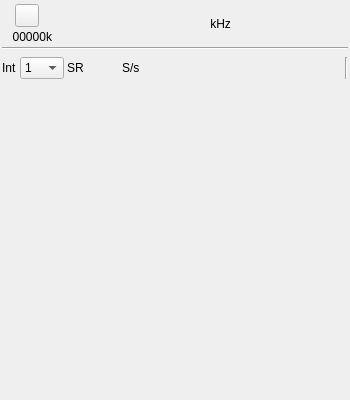
<?xml version="1.0" encoding="UTF-8"?>
<ui version="4.0">
 <class>TestSinkGui</class>
 <widget class="QWidget" name="TestSinkGui">
  <property name="geometry">
   <rect>
    <x>0</x>
    <y>0</y>
    <width>350</width>
    <height>400</height>
   </rect>
  </property>
  <property name="sizePolicy">
   <sizepolicy hsizetype="Minimum" vsizetype="Minimum">
    <horstretch>0</horstretch>
    <verstretch>0</verstretch>
   </sizepolicy>
  </property>
  <property name="minimumSize">
   <size>
    <width>350</width>
    <height>400</height>
   </size>
  </property>
  <property name="font">
   <font>
    <family>Liberation Sans</family>
    <pointsize>9</pointsize>
   </font>
  </property>
  <property name="windowTitle">
   <string>Test Sink</string>
  </property>
  <layout class="QVBoxLayout" name="verticalLayout">
   <property name="spacing">
    <number>3</number>
   </property>
   <property name="leftMargin">
    <number>2</number>
   </property>
   <property name="topMargin">
    <number>2</number>
   </property>
   <property name="rightMargin">
    <number>2</number>
   </property>
   <property name="bottomMargin">
    <number>2</number>
   </property>
   <item>
    <layout class="QHBoxLayout" name="horizontalLayout_freq">
     <property name="topMargin">
      <number>2</number>
     </property>
     <item>
      <layout class="QVBoxLayout" name="deviceUILayout">
       <item>
        <layout class="QHBoxLayout" name="deviceButtonsLayout">
         <item>
          <widget class="ButtonSwitch" name="startStop">
           <property name="toolTip">
            <string>start/stop generation</string>
           </property>
           <property name="text">
            <string/>
           </property>
           <property name="icon">
            <iconset resource="../../../sdrgui/resources/res.qrc">
             <normaloff>:/play.png</normaloff>
             <normalon>:/stop.png</normalon>:/play.png</iconset>
           </property>
          </widget>
         </item>
        </layout>
       </item>
       <item>
        <layout class="QHBoxLayout" name="deviceRateLayout">
         <item>
          <widget class="QLabel" name="deviceRateText">
           <property name="minimumSize">
            <size>
             <width>50</width>
             <height>0</height>
            </size>
           </property>
           <property name="toolTip">
            <string>I/Q sample rate kS/s</string>
           </property>
           <property name="text">
            <string>00000k</string>
           </property>
           <property name="alignment">
            <set>Qt::AlignRight|Qt::AlignTrailing|Qt::AlignVCenter</set>
           </property>
          </widget>
         </item>
        </layout>
       </item>
      </layout>
     </item>
     <item>
      <spacer name="freqLeftSpacer">
       <property name="orientation">
        <enum>Qt::Horizontal</enum>
       </property>
       <property name="sizeHint" stdset="0">
        <size>
         <width>0</width>
         <height>0</height>
        </size>
       </property>
      </spacer>
     </item>
     <item>
      <widget class="ValueDial" name="centerFrequency" native="true">
       <property name="enabled">
        <bool>true</bool>
       </property>
       <property name="sizePolicy">
        <sizepolicy hsizetype="Maximum" vsizetype="Maximum">
         <horstretch>0</horstretch>
         <verstretch>0</verstretch>
        </sizepolicy>
       </property>
       <property name="minimumSize">
        <size>
         <width>32</width>
         <height>16</height>
        </size>
       </property>
       <property name="font">
        <font>
         <family>Liberation Mono</family>
         <pointsize>16</pointsize>
        </font>
       </property>
       <property name="cursor">
        <cursorShape>PointingHandCursor</cursorShape>
       </property>
       <property name="focusPolicy">
        <enum>Qt::StrongFocus</enum>
       </property>
       <property name="toolTip">
        <string>Record center frequency in kHz</string>
       </property>
      </widget>
     </item>
     <item>
      <widget class="QLabel" name="freqUnits">
       <property name="text">
        <string> kHz</string>
       </property>
      </widget>
     </item>
     <item>
      <spacer name="freqRightlSpacer">
       <property name="orientation">
        <enum>Qt::Horizontal</enum>
       </property>
       <property name="sizeHint" stdset="0">
        <size>
         <width>0</width>
         <height>0</height>
        </size>
       </property>
      </spacer>
     </item>
    </layout>
   </item>
   <item>
    <widget class="Line" name="line_rate">
     <property name="orientation">
      <enum>Qt::Horizontal</enum>
     </property>
    </widget>
   </item>
   <item>
    <layout class="QHBoxLayout" name="rateControlLayout">
     <property name="topMargin">
      <number>4</number>
     </property>
     <item>
      <widget class="QLabel" name="interpLabel">
       <property name="text">
        <string>Int</string>
       </property>
      </widget>
     </item>
     <item>
      <widget class="QComboBox" name="interp">
       <property name="toolTip">
        <string>Interpolation</string>
       </property>
       <item>
        <property name="text">
         <string>1</string>
        </property>
       </item>
       <item>
        <property name="text">
         <string>2</string>
        </property>
       </item>
       <item>
        <property name="text">
         <string>4</string>
        </property>
       </item>
       <item>
        <property name="text">
         <string>8</string>
        </property>
       </item>
       <item>
        <property name="text">
         <string>16</string>
        </property>
       </item>
       <item>
        <property name="text">
         <string>32</string>
        </property>
       </item>
       <item>
        <property name="text">
         <string>64</string>
        </property>
       </item>
      </widget>
     </item>
     <item>
      <widget class="QLabel" name="sampleRateLabel">
       <property name="text">
        <string>SR</string>
       </property>
      </widget>
     </item>
     <item>
      <widget class="ValueDial" name="sampleRate" native="true">
       <property name="sizePolicy">
        <sizepolicy hsizetype="Maximum" vsizetype="Maximum">
         <horstretch>0</horstretch>
         <verstretch>0</verstretch>
        </sizepolicy>
       </property>
       <property name="minimumSize">
        <size>
         <width>32</width>
         <height>16</height>
        </size>
       </property>
       <property name="font">
        <font>
         <family>Liberation Mono</family>
         <pointsize>12</pointsize>
        </font>
       </property>
       <property name="cursor">
        <cursorShape>PointingHandCursor</cursorShape>
       </property>
      </widget>
     </item>
     <item>
      <widget class="QLabel" name="sampleRateUnit">
       <property name="text">
        <string>S/s</string>
       </property>
      </widget>
     </item>
     <item>
      <spacer name="horizontalSpacer_2">
       <property name="orientation">
        <enum>Qt::Horizontal</enum>
       </property>
       <property name="sizeHint" stdset="0">
        <size>
         <width>40</width>
         <height>20</height>
        </size>
       </property>
      </spacer>
     </item>
     <item>
      <widget class="Line" name="linePlay2">
       <property name="orientation">
        <enum>Qt::Vertical</enum>
       </property>
      </widget>
     </item>
    </layout>
   </item>
   <item>
    <layout class="QVBoxLayout" name="spectrumLayout">
     <item>
      <widget class="GLSpectrum" name="glSpectrum" native="true">
       <property name="minimumSize">
        <size>
         <width>200</width>
         <height>200</height>
        </size>
       </property>
       <property name="font">
        <font>
         <family>Liberation Mono</family>
         <pointsize>8</pointsize>
        </font>
       </property>
      </widget>
     </item>
     <item>
      <widget class="GLSpectrumGUI" name="spectrumGUI" native="true"/>
     </item>
    </layout>
   </item>
   <item>
    <layout class="QHBoxLayout" name="padLayout">
     <item>
      <spacer name="verticaPadlSpacer">
       <property name="orientation">
        <enum>Qt::Vertical</enum>
       </property>
       <property name="sizeHint" stdset="0">
        <size>
         <width>20</width>
         <height>40</height>
        </size>
       </property>
      </spacer>
     </item>
    </layout>
   </item>
  </layout>
 </widget>
 <customwidgets>
  <customwidget>
   <class>ValueDial</class>
   <extends>QWidget</extends>
   <header>gui/valuedial.h</header>
   <container>1</container>
  </customwidget>
  <customwidget>
   <class>ButtonSwitch</class>
   <extends>QToolButton</extends>
   <header>gui/buttonswitch.h</header>
  </customwidget>
  <customwidget>
   <class>GLSpectrum</class>
   <extends>QWidget</extends>
   <header>gui/glspectrum.h</header>
   <container>1</container>
  </customwidget>
  <customwidget>
   <class>GLSpectrumGUI</class>
   <extends>QWidget</extends>
   <header>gui/glspectrumgui.h</header>
   <container>1</container>
  </customwidget>
 </customwidgets>
 <resources>
  <include location="../../../sdrgui/resources/res.qrc"/>
 </resources>
 <connections/>
</ui>
